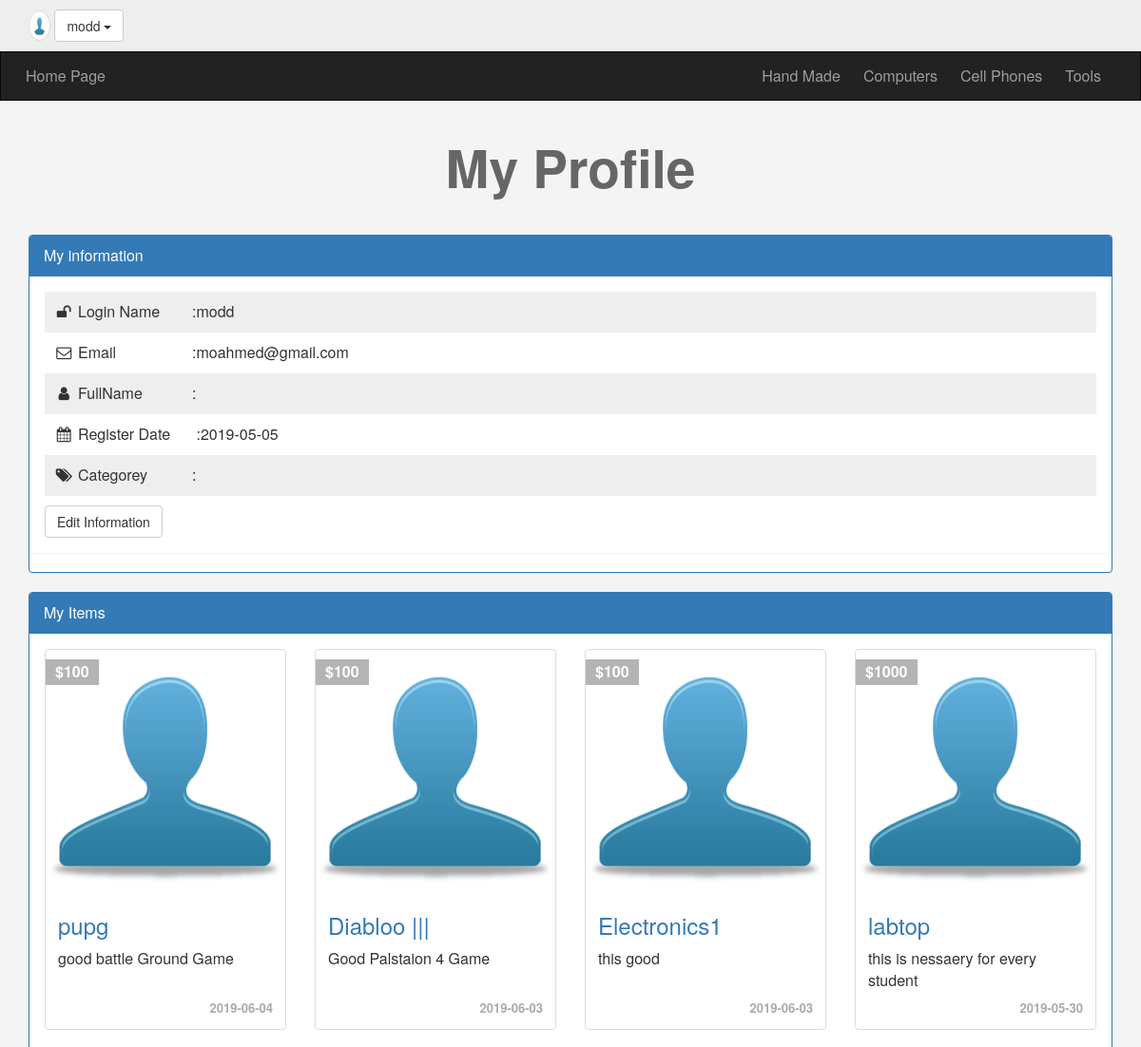
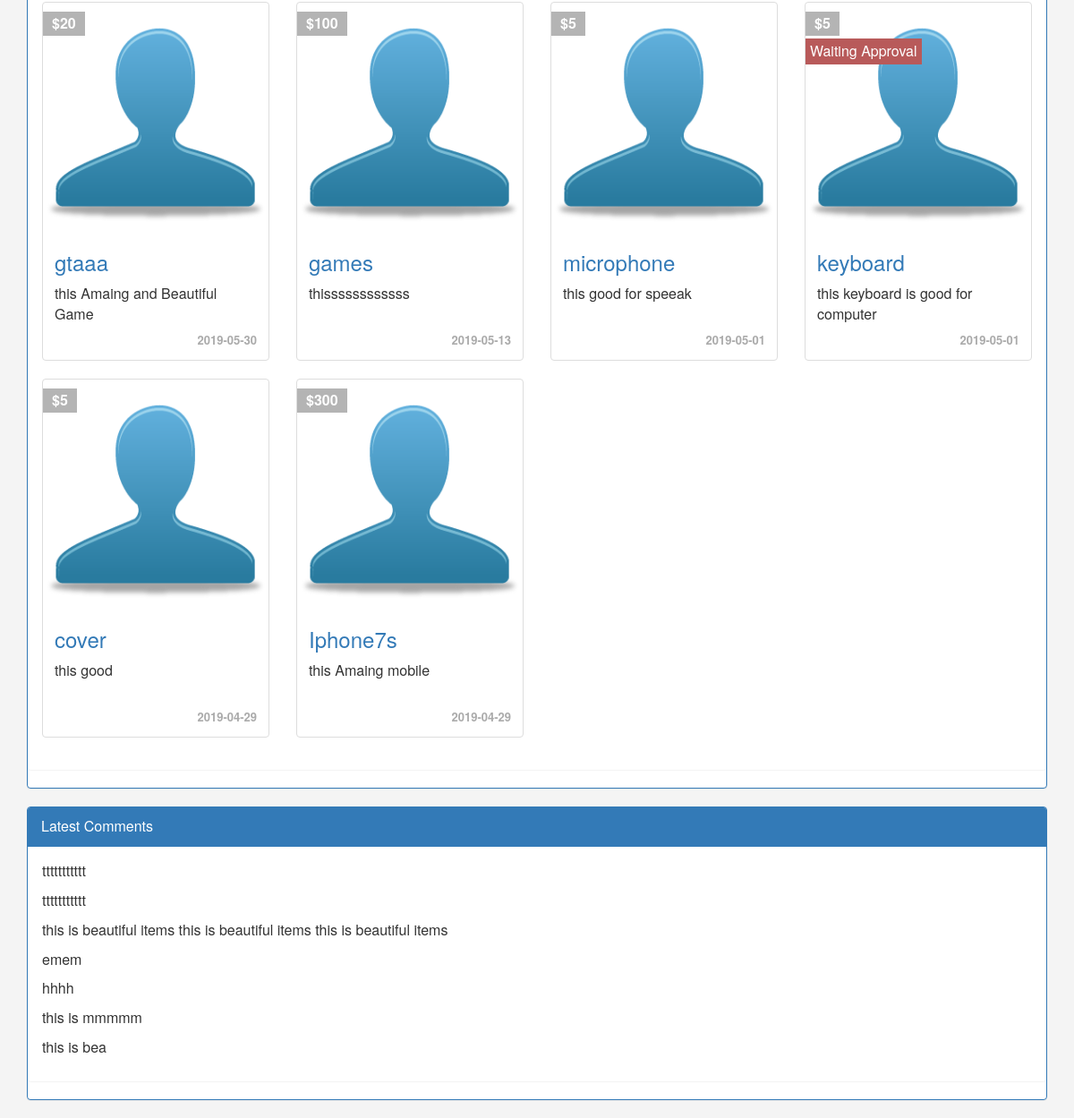
The page /profile.php (signed in) on the database its author committed (2 pictures, top to bottom).
### tables this page shows
CREATE TABLE `categories` (
  `ID` int(6) NOT NULL,
  `Name` varchar(255) NOT NULL,
  `Description` text NOT NULL,
  `Parent` int(11) NOT NULL,
  `Ordering` int(11) DEFAULT NULL,
  `Visibility` tinyint(4) NOT NULL DEFAULT 0,
  `Allow_Comment` tinyint(4) NOT NULL DEFAULT 0,
  `Allow_Ads` tinyint(4) NOT NULL DEFAULT 0
);

CREATE TABLE `users` (
  `UserID` int(11) NOT NULL COMMENT 'To Identify User',
  `Username` varchar(255) NOT NULL COMMENT 'User Name To login',
  `Password` varchar(255) NOT NULL COMMENT 'Password To login',
  `Email` varchar(255) NOT NULL,
  `Fullname` varchar(255) NOT NULL,
  `GroupID` int(11) NOT NULL DEFAULT 0 COMMENT 'Identify User Group',
  `Truststaus` int(11) NOT NULL DEFAULT 0 COMMENT 'Selllar Bank',
  `Regstatus` int(11) NOT NULL DEFAULT 0 COMMENT 'User Approval',
  `Date` date NOT NULL,
  `Avatar` varchar(255) NOT NULL
);

CREATE TABLE `items` (
  `Item_ID` int(11) NOT NULL,
  `Name` varchar(255) NOT NULL,
  `Description` text NOT NULL,
  `Price` varchar(255) NOT NULL,
  `Add_Date` date NOT NULL,
  `Countery_Made` varchar(255) NOT NULL,
  `Tags` varchar(255) NOT NULL,
  `Image` varchar(255) NOT NULL,
  `Status` varchar(255) NOT NULL,
  `Rating` smallint(6) NOT NULL,
  `Approve` tinyint(4) NOT NULL DEFAULT 0,
  `Cat_ID` int(11) NOT NULL,
  `Member_ID` int(11) NOT NULL
);

### init.php (called while the page is built, shortened)
<?php
include "admins/connect.php";
$sessionUser = '';
if(isset($_SESSION['user'])){
    $sessionUser = $_SESSION['user'];
}
$tpl ="includes/templates/";
$func = "includes/functions/";
$css ="layout/css/";
include $func ."function.php";
include $tpl ."header.php";
?>

### includes/functions/function.php (called while the page is built, shortened)
<?php
function getAllFrom($field, $table, $where = Null, $and =NULL, $orderfield, $ordering = 'DESC'){
    global $con;
    $stmt = $con->prepare("SELECT $field FROM $table $where $and ORDER BY $orderfield $ordering");
    $stmt->execute();
    $all = $stmt->fetchAll();
    return $all;
}

### profile.php (the view, shortened to what this page needs)
<?php
include "init.php";
if(isset($_SESSION['user'])){
    $getUser = $con->prepare('SELECT *  FROM users WHERE Username = ?');
    $getUser->execute(array($sessionUser));
    $info = $getUser->fetch();
    $Userid = $info['UserID'];
    ?>
    <h1 class="text-center">My Profile</h1>
    <div class="information block">
        <div class="container">
            <div class=" panel panel-primary">
                <div class="panel-heading">
                    My information
                </div>
                <div class="panel panel-body">
                    <ul class="list-unstyled">
                   <li>
                       <i class="fa fa-unlock alt fa-fw"></i>
                       <span> Login Name</span>:<?php echo $info['Username'] ?>
                    </li>
                   <li>
                   <i class="fa fa-envelope-o alt fa-fw"></i>
                       <span> Email</span>:<?php echo $info['Email'] ?>
                    </li>
                   <li>
                   <i class="fa fa-user fa-fw"></i>
                       <span>FullName</span>:<?php echo $info['Fullname'] ?>
                    </li>
                    <li>
                       <i class="fa fa-calendar fa-fw"></i>
                        <span> Register Date</span> :<?php echo $info['Date'] ?>
                    </li>
                    <li>
                       <i class="fa fa-tags fa-fw"></i>
                        <span> Categorey</span>:
                    </li>
                    </ul>
                    <a href="#" class="btn btn-default">Edit Information</a>
                </div>
            </div>
        </div>
    </div>
    <div id="my-ads" class="my-ads block">
        <div class="container">
            <div class=" panel panel-primary">
                <div class="panel-heading"> My Items</div>
                <div class="panel panel-body">
                    <?php
                    $items = getAllFrom("*", "items","where Member_ID = $Userid", "", "Item_ID" );
                    if(!empty($items)){
                        echo "<div class='row'>";
                        foreach ($items as $item){
                            echo"<div class='col-sm-6 col-md-3'>";
                                echo "<div class='thumbnail item-box'>";
                                if($item['Approve'] == 0) {echo "<span class='approve-status'>Waiting Approval</span>";}
                                    echo "<span class='price-tag'>$".$item['Price']."</span>";
                                    echo"<img class='img-responsive' src='user.png' alt=''/>";
                                    echo "<div class='caption'>";
                                        echo "<h3><a href ='items.php?itemid=".$item['Item_ID']."'>".$item['Name']."</a></h3>";
                                        echo "<p>".$item['Description']."</p>";
                                        echo "<div class ='date'>".$item['Add_Date']."</div>";
                                    echo "</div>";
                                echo "</div>";
                            echo "</div>";
                        }
                        echo "</div>";
                    } else {
                        echo "There No Item\'s To Show <a href ='new-ads.php'>Create New Ads</a>";
                    }
                        ?>
                </div>
            </div>
        </div>
    </div>
    <div class="my-comments block">
        <div class="container">
            <div class=" panel panel-primary">
                <div class="panel-heading">Latest Comments </div>
                <div class="panel panel-body">
                    <?php
                    $comments = getAllFrom("Comment", "comments", "where User_ID = $Userid", "","C_ID","DESC" );
                    if(!empty($comments)){
                        foreach($comments as $comment){
                            echo "<p>". $comment['Comment']."</p>";
                        }
                    } else {
                        echo "there\'s No Comment To Show";
                    }
                     ?>
                </div>
            </div>
        </div>
    </div>
<?php } include $tpl ."footer.php";
ob_end_flush(); ?>

### includes/templates/header.php (shortened to what this page needs)
<!DOCTYPE html>
<html>
    <head>
        <link rel="stylesheet" href=" <?php echo $css ; ?>bootstrap.min.css" />
        <link rel="stylesheet" href=" <?php echo $css ; ?>font-awesome.min.css" />
        <link rel="stylesheet" href=" <?php echo $css ; ?>jquery-ui.css" />
        <link rel="stylesheet" href=" <?php echo $css ; ?>jquery.selectBoxIt.css" />
        <link rel="stylesheet" href="<?php echo $css ; ?>frontend.css" />
    </head>
    <body>
      <div class = "upper-bar">
        <div class="container">
        <?php
          if (isset($_SESSION['user'])){?>
          <img class=" my-avatar img-thumbnail img-circle" src='user.png' alt=''/>
            <div class="btn-group my-info">
              <span class="btn btn-default dropdown-toggle" data-toggle="dropdown">
                  <?php echo $sessionUser ?>
                  <span class="caret"></span>
              </span>
            </div>
          <?php
        } else {?>
          <a href="login.php">
            <span class="pull-right">Login/Signup</span>
          </a>
          <?php } ?>
        </div>
      </div>
    <nav class="navbar navbar-inverse">
  <div class="container">
    <div class="navbar-header">
      <a class="navbar-brand" href="index.php">Home Page</a>
    </div>
    <div class="collapse navbar-collapse" id="app-nav">
      <ul class="nav navbar-nav navbar-right">
        <?php
        $cats = getAllFrom("*", "categories", "where Parent = 0", "", "ID","ASC");
        foreach($cats as $cat){
          echo '<li>
                  <a href="categories.php?pageid='.$cat['ID'].'">
                    '.$cat['Name']. '
                  </a>
                </li>';
        }
        ?>
      </ul>
    </div>
  </div>
</nav>

### layout/css/frontend.css (style rules this page uses)
body { background-color: #f4f4f4; font-size: 16px; }
h1 { font-size: 55px; margin: 40px 0 ; font-weight: bold; color: #666; }
.navbar { border-radius: 0; margin-bottom: 0; }
.nav>li>a, .navbar-brand { padding: 15px 12px; }
.navbar-brand { font-size: 1em; }
.upper-bar { padding: 10px; background-color: #EEE; }
.my-avatar { width: 23px; height: 32px; }
.item-box { position: relative; }
.item-box .price-tag { background-color: #B4B4B4; padding: 2px 10px; position: absolute; left: 0; top: 10px; font-weight: bold; color: #fff; }
.item-box .approve-status { position: absolute; top: 40px; left: 0; background-color: #b85a5a; color: #fff; padding: 3px 5px; }
.item-box .caption p { height: 44px; max-height: 44px; }
.information { margin-top: 20px; }
.information ul { padding: 0; margin: 0; }
.information ul li { padding: 10px; }
.information ul li:nth-child(odd) { background-color: #eee; }
.information ul li span { display: inline-block; width: 120px; }
.thumbnail .date { text-align: right; font-size: 13px; color: #aaa; font-weight: bold; }
.information a { margin-top: 10px; }

### rows shown on the page
categories: Name "Hand Made"
categories: Name "Computers"
categories: Name "Cell Phones"
categories: Name "Tools"
users: Username "modd", Email "moahmed@gmail.com", Date "2019-05-05"
items: Price "100", Name "pupg", Description "good battle Ground Game", Add_Date "2019-06-04"
items: Price "100", Name "Diabloo |||", Description "Good Palstaion 4 Game", Add_Date "2019-06-03"
items: Price "100", Name "Electronics1", Description "this good", Add_Date "2019-06-03"
items: Price "1000", Name "labtop", Description "this is nessaery for every student", Add_Date "2019-05-30"
items: Price "20", Name "gtaaa", Description "this Amaing and Beautiful Game", Add_Date "2019-05-30"
items: Price "100", Name "games", Description "thissssssssssss", Add_Date "2019-05-13"
items: Price "5", Name "microphone", Description "this good for speeak", Add_Date "2019-05-01"
items: Approve "Waiting Approval", Price "5", Name "keyboard", Description "this keyboard is good for computer", Add_Date "2019-05-01"
items: Price "5", Name "cover", Description "this good", Add_Date "2019-04-29"
items: Price "300", Name "Iphone7s", Description "this Amaing mobile", Add_Date "2019-04-29"

### other values the page prints
$sessionUser "modd"
$comment['Comment'] "ttttttttttt"
$comment['Comment'] "this is beautiful items this is beautiful items this is beautiful items"
$comment['Comment'] "emem"
$comment['Comment'] "hhhh"
$comment['Comment'] "this is mmmmm"
$comment['Comment'] "this is bea"
